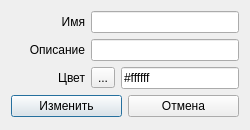
<?xml version="1.0" encoding="UTF-8"?>
<ui version="4.0">
 <class>EditSectorDialog</class>
 <widget class="QDialog" name="EditSectorDialog">
  <property name="geometry">
   <rect>
    <x>0</x>
    <y>0</y>
    <width>250</width>
    <height>130</height>
   </rect>
  </property>
  <property name="windowTitle">
   <string>Изменить сектор</string>
  </property>
  <layout class="QGridLayout" name="gridLayout" columnstretch="1,2">
   <item row="0" column="0">
    <widget class="QLabel" name="nameLabel">
     <property name="text">
      <string>Имя</string>
     </property>
     <property name="alignment">
      <set>Qt::AlignRight|Qt::AlignTrailing|Qt::AlignVCenter</set>
     </property>
    </widget>
   </item>
   <item row="0" column="1">
    <widget class="QLineEdit" name="nameEdit"/>
   </item>
   <item row="1" column="0">
    <widget class="QLabel" name="descriptionLabel">
     <property name="text">
      <string>Описание</string>
     </property>
     <property name="alignment">
      <set>Qt::AlignRight|Qt::AlignTrailing|Qt::AlignVCenter</set>
     </property>
    </widget>
   </item>
   <item row="1" column="1">
    <widget class="QLineEdit" name="descriptionEdit"/>
   </item>
   <item row="2" column="0">
    <widget class="QLabel" name="colorLabel">
     <property name="text">
      <string>Цвет</string>
     </property>
     <property name="alignment">
      <set>Qt::AlignRight|Qt::AlignTrailing|Qt::AlignVCenter</set>
     </property>
    </widget>
   </item>
   <item row="2" column="1">
    <layout class="QHBoxLayout" name="horizontalLayout_3">
     <item>
      <widget class="QToolButton" name="colorButton">
       <property name="text">
        <string>...</string>
       </property>
      </widget>
     </item>
     <item>
      <widget class="QLineEdit" name="colorEdit">
       <property name="text">
        <string>#ffffff</string>
       </property>
      </widget>
     </item>
    </layout>
   </item>
   <item row="3" column="0" colspan="2">
    <layout class="QHBoxLayout" name="horizontalLayout_4">
     <item>
      <widget class="QPushButton" name="editButton">
       <property name="text">
        <string>Изменить</string>
       </property>
      </widget>
     </item>
     <item>
      <widget class="QPushButton" name="cancelButton">
       <property name="text">
        <string>Отмена</string>
       </property>
      </widget>
     </item>
    </layout>
   </item>
  </layout>
 </widget>
 <resources/>
 <connections/>
</ui>
